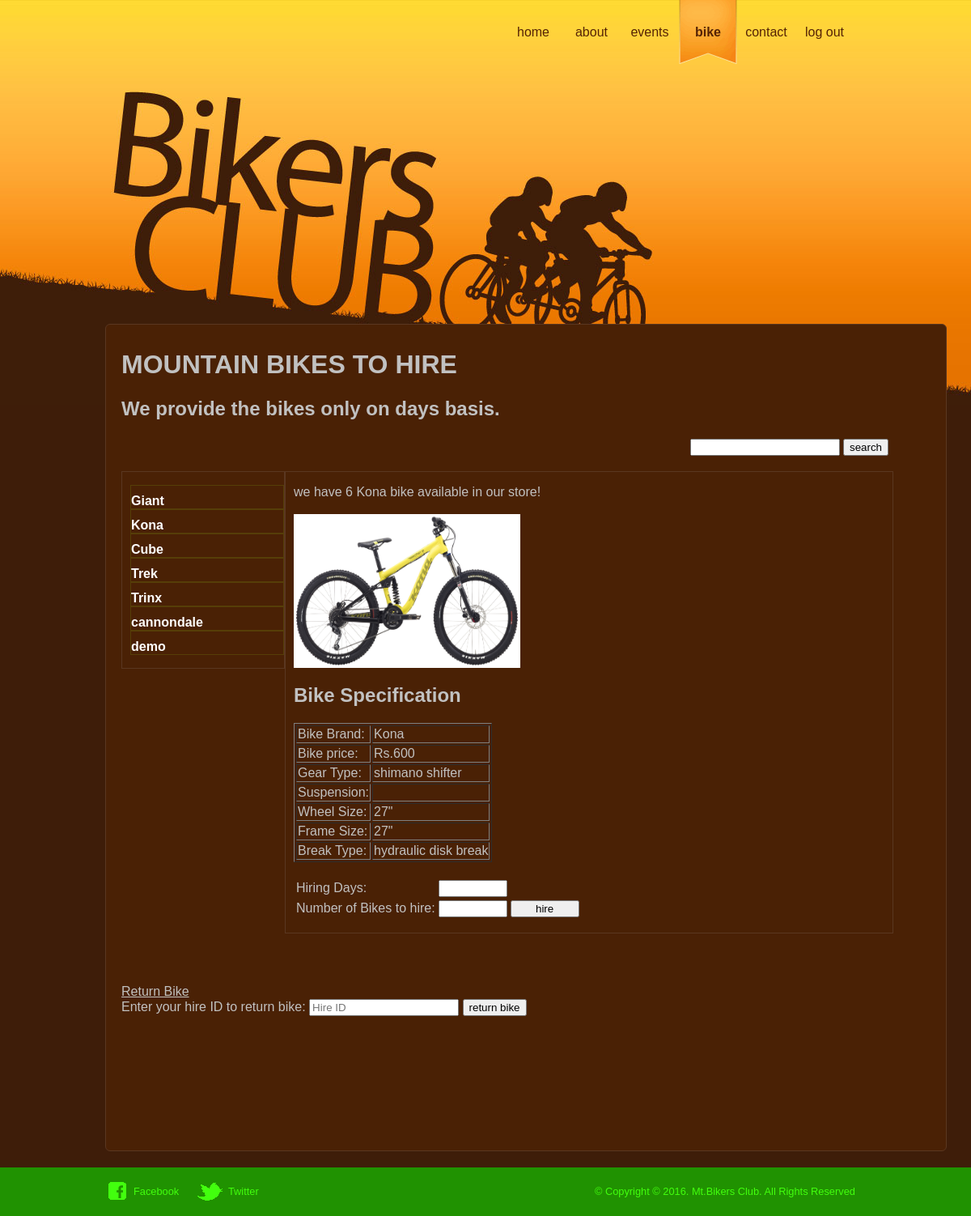
Page /bikesavailable.php?id=101 (signed in) on the committed database.
### tables this page shows
CREATE TABLE `bike` (
`B_id` int(3) NOT NULL,
  `Bike_name` varchar(100) DEFAULT NULL,
  `Bike_price` int(100) NOT NULL,
  `Bike_gear` varchar(50) DEFAULT NULL,
  `Bike_suspension` varchar(50) DEFAULT NULL,
  `Bike_break` varchar(50) DEFAULT NULL,
  `Bike_framesize` varchar(20) DEFAULT NULL,
  `Bike_wheelsize` varchar(20) DEFAULT NULL,
  `Bike_image` varchar(50) DEFAULT NULL,
  `Bike_totalstock` int(50) NOT NULL,
  `Bike_availablestock` int(50) NOT NULL
);

### bikesavailablecontroller.php (called while the page is built, shortened)
<?php include_once("databasequeries.php") ?>
<?php
$id = 0;
if(isset($_GET['id'])) {
    $id = $_GET['id'];
}
$bikes = array();
$db->connect();
$bike_result=$db->query("select * from bike WHERE Bike_availablestock > 0");
while($bike=$db->fetchArray($bike_result)){
    $b = new Bike();
    $b->id = $bike["B_id"];
    $b->name = $bike['Bike_name'];
    $b->price = $bike['Bike_price'];
    $b->geartype = $bike['Bike_gear'];
    $b->suspension = $bike['Bike_suspension'];
    $b->wheelsize = $bike['Bike_wheelsize'];
    $b->framesize = $bike['Bike_framesize'];
    $b->breaktype = $bike['Bike_break'];
    $b->image = $bike['Bike_image'];
    $b->totalstock = $bike['Bike_totalstock'];
    $b->availablestock = $bike['Bike_availablestock'];
    $bikes[] = $b;
}
if($id==0){
    $selectedBike = $bikes[0];
} else {
    $bike_result=$db->query("select * from bike where B_id=$id");
    while($bike=$db->fetchArray($bike_result)){
        $b = new Bike();
        $b->id = $bike["B_id"];
        $b->name = $bike['Bike_name'];
        $b->price = $bike['Bike_price'];
        $b->geartype = $bike['Bike_gear'];
        $b->suspension = $bike['Bike_suspension'];
        $b->wheelsize = $bike['Bike_wheelsize'];
        $b->framesize = $bike['Bike_framesize'];
        $b->breaktype = $bike['Bike_break'];
        $b->image = $bike['Bike_image'];
        $b->availablestock = $bike['Bike_availablestock'];
        $selectedBike = $b;
    }
}
?>

### databasequeries.php (called while the page is built, shortened)
<?php
class Database {
    var $con;
    function connect(){
        $this -> con= mysql_connect('localhost','root','root');
    }
    function query($sql) {
        return mysql_query($sql, $this->con);
    }
    function fetchArray($reultset){
        return mysql_fetch_array($reultset);
    }
}
$db = new Database();
?>

### bikesavailable.php (the view, shortened to what this page needs)
<?php
include_once("bikesavailablecontroller.php");
?>
<html>
<head>
	<link href="css/style.css" rel="stylesheet" type="text/css" />
</head>
<body>
	<div id="page">
		<div id="header">
			<ul>
				<li><a href="home.php">home</a></li>
				<li><a href="about.php">about</a></li>
				<li><a href="event.php">events</a></li>
				<li class="current"><a href="bikesavailable.php">bike</a></li>
				<li><a href="contact-us.php">contact</a></li>
                <li><a href="index.php">log out</a></li>
			</ul>
		</div>
		<div id="body">
			<div class="bikecontents">
				<h1>MOUNTAIN BIKES TO HIRE</h1>
                <h2>We provide the bikes only on days basis.</h2>
                <div style="margin-left: 700px ">
                    <form action="bikesavailable.php" method="post">
                        <table border="0">
                            <tr>
                                <td><input type="text" name="searchbikename"></td>
                                <td><input type="submit" name="search" value="search"></td>
                            </tr>
                        </table>
                    </form>
                </div>
                <div class="bikelist">
                    <ul>
                        <?php
                          foreach($bikes as $bike):?>
                            <li><a href="bikesavailable.php?id=<?php echo $bike->id ?>"><?php echo $bike->name ?></a></li>
                    <?php endforeach; ?>
                    </ul>
                </div>
				<div class="bikeinfo">
					<ul>
						<li>
                            <?php
                            if(isset($_POST['search'])) {
                                foreach ($searchedbikes as $bike):
                                    ?>
                                    we have <?php echo $bike->availablestock;?> <?php echo $bike->name; ?> available in our store!
                                    <br><br>
                                    <a href=""><img src="<?php echo $bike->image; ?>" width="280" height="190" alt="Bikers Club" title="Bikers Club"></a>
                                    <div>
                                        <div style="margin-top: 15px;margin-bottom: 15px;">
                                            <h2>Bike Specification</h2>
                                            <table border="1">
                                                <tr>
                                                    <td>Bike Brand:</td>
                                                    <td><?php echo $bike->name ?></td>
                                                </tr>
                                                <tr>
                                                    <td>Bike price:</td>
                                                    <td>Rs.<?php echo $bike->price ?></td>
                                                </tr>
                                                <tr>
                                                    <td>Gear Type:</td>
                                                    <td><?php echo $bike->geartype; ?></td>
                                                </tr>
                                                <tr>
                                                    <td>Suspension:</td>
                                                    <td><?php echo $bike->suspension ?></td>
                                                </tr>
                                                <tr>
                                                    <td>Wheel Size:</td>
                                                    <td><?php echo $bike->wheelsize ?></td>
                                                </tr>
                                                <tr>
                                                    <td>Frame Size:</td>
                                                    <td><?php echo $bike->framesize ?></td>
                                                </tr>
                                                <tr>
                                                    <td>Break Type:</td>
                                                    <td><?php echo $bike->breaktype ?></td>
                                                </tr>
                                            </table>
                                        </div>
                                        <form name="bikeform1" action="confirmbike.php" method="post">
                                            <input type="hidden" name="id" value="<?php echo $bike->id; ?>"/>
                                            Hiring Days:
                                            <input type="text" name="hiretime" class="bikeform"/>
                                            Number of Bikes to hire:
                                            <input type="text" name="numberofbike" class="bikeform"/>
                                            <input type="submit" value="hire" class="bikeform"/>
                                        </form>
                                    </div>
                                <?php
                                endforeach;
                            }
                            else{
                            ?>
                                we have <?php echo $selectedBike->availablestock;?> <?php echo $selectedBike->name; ?> bike available in our store!
                                <br><br>
                            <a href=""><img src="<?php echo $selectedBike->image;?>" width="280" height="190" alt="Bikers Club" title="Bikers Club"></a>
                            <div>
                                <div style="margin-top: 15px; margin-bottom: 15px;">
                                    <h2>Bike Specification</h2>
                                    <table border="1">
                                        <tr>
                                            <td>Bike Brand:</td>
                                            <td><?php echo $selectedBike->name ?></td>
                                        </tr>
                                        <tr>
                                            <td>Bike price:</td>
                                            <td>Rs.<?php echo $selectedBike->price ?></td>
                                        </tr>
                                        <tr>
                                            <td>Gear Type:</td>
                                            <td><?php echo $selectedBike->geartype; ?></td>
                                        </tr>
                                        <tr>
                                            <td>Suspension:</td>
                                            <td><?php echo $selectedBike->suspension ?></td>
                                        </tr>
                                        <tr>
                                            <td>Wheel Size:</td>
                                            <td><?php echo $selectedBike->wheelsize ?></td>
                                        </tr>
                                        <tr>
                                            <td>Frame Size:</td>
                                            <td><?php echo $selectedBike->framesize ?></td>
                                        </tr>
                                        <tr>
                                            <td>Break Type:</td>
                                            <td><?php echo $selectedBike->breaktype ?></td>
                                        </tr>
                                    </table>
                                </div>
                                <form name="bikeform1" action="confirmbike.php" method="post">
                                    <table border="0">
                                        <tr>
                                            <td><input type="hidden" name="id" value="<?php echo $selectedBike->id; ?>" /></td>
                                        </tr>
                                        <tr>
                                            <td>Hiring Days:</td>
                                            <td><input type="text" name="hiretime" class="bikeform"/></td>
                                        </tr>
                                        <tr>
                                            <td>Number of Bikes to hire:</td>
                                            <td><input type="text" name="numberofbike" class="bikeform"/></td>
                                            <td><input type="submit" value="hire" class="bikeform"/></td>
                                        </tr>
                                </form>
                            </div>
                            <?php } ?>
						</li>
					</ul>
				</div>
                <div style="margin-top: 650px">
                    <u>Return Bike</u>
                    <form action="returnbike.php" method="post">
                        Enter your hire ID to return bike:
                        <input type="text" name="returnhireid" placeholder="Hire ID">
                        <input type="submit" value="return bike">
                    </form>
                </div>
			</div>
		</div>
	</div>
    <?php require('footer.php') ?>
</body>
</html>

### css/style.css (style rules this page uses)
.bikeform { width: 85px; }
body { background:#3e1d09 url(../images/bg-body.jpg) center top no-repeat; color: #c1c1c1; font-family: Arial, Verdana, Helvetica, sans-serif; margin:0; }
#page { width:940px; margin:0px auto; padding:0px 10px; }
#header div a.join, #header ul li a:hover, #header ul li.current, #sidebar input.button { background:url(../images/buttons.gif) no-repeat; }
#header { height:400px; margin:0px; text-align:right; }
#header ul { display:inline-block; margin:0px 15px 30px 0px; padding:0px; }
#header ul li { float:left; line-height:80px; list-style-type:none; text-align:center; }
#header ul li a { color:#552305; display:block; height:80px; width:72px; text-decoration:none; }
#header ul li a:hover, #header ul li.current { font-weight:600; background-position:0 0; }
#body { display:inline-block; margin:0; height:auto; }
#body a { color:#ffffff; font-weight: bold; text-decoration: none; outline: medium none; }
#body .bikecontents { background-color:#4a2105; display:inline-block; min-height:1000px; border:1px solid #5a3721; border-radius:6px; margin-bottom:20px; padding:10px 19px; width: 1000px; }
#body .bikecontents div.bikelist { float: left; border:1px solid #5a3721; height:auto; width:200px; }
#body .bikecontents div.bikeinfo { float: left; border:1px solid #5a3721; height:auto; width:750px; }
#body .bikecontents div.bikelist ul { list-style-type: none; padding-left: 10px; }
#body .bikecontents div.bikelist ul li { border: 1px solid #563e08; padding-top: 10px; }
#body .bikecontents div.bikeinfo ul { list-style-type: none; padding-left: 10px; }
img { border:0px; }
#header ul { *width:435px; }
#header ul { _display:static; _height:80px; _width:435px; }
#header ul li { _width:72px; }

### rows in the picture
bike: Bike_name "Giant"
bike: Bike_name "Kona", Bike_availablestock "6", Bike_image (picture), Bike_price "600", Bike_gear "shimano shifter", Bike_wheelsize "27\"", Bike_framesize "27\"", Bike_break "hydraulic disk break"
bike: Bike_name "Cube"
bike: Bike_name "Trek"
bike: Bike_name "Trinx"
bike: Bike_name "cannondale"
bike: Bike_name "demo"
